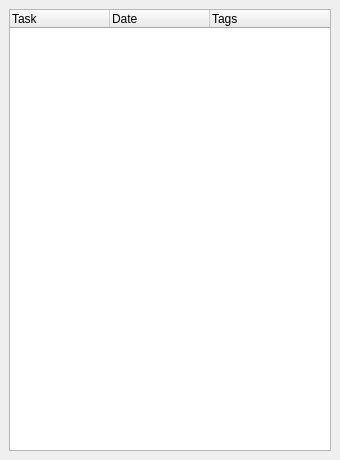
<ui version="4.0" >
 <class>MainWindow</class>
 <widget class="QMainWindow" name="MainWindow" >
  <property name="geometry" >
   <rect>
    <x>0</x>
    <y>0</y>
    <width>340</width>
    <height>460</height>
   </rect>
  </property>
  <property name="windowTitle" >
   <string>MainWindow</string>
  </property>
  <widget class="QWidget" name="centralwidget" >
   <layout class="QHBoxLayout" name="horizontalLayout" >
    <item>
     <widget class="QTreeWidget" name="list" >
      <column>
       <property name="text" >
        <string>Task</string>
       </property>
      </column>
      <column>
       <property name="text" >
        <string>Date</string>
       </property>
      </column>
      <column>
       <property name="text" >
        <string>Tags</string>
       </property>
      </column>
     </widget>
    </item>
   </layout>
  </widget>
  <widget class="QMenuBar" name="menubar" >
   <property name="geometry" >
    <rect>
     <x>0</x>
     <y>0</y>
     <width>340</width>
     <height>27</height>
    </rect>
   </property>
  </widget>
 </widget>
 <resources/>
 <connections/>
</ui>
